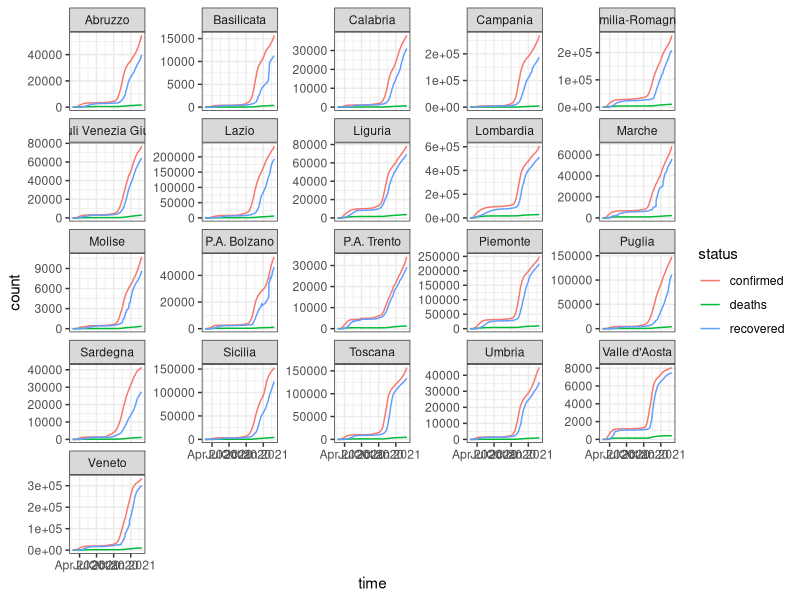

Here is the R script that generated this plot:

library(tidyverse)

covid_tbl <- read_csv('data/covid-ita-regions.csv')
covid_tbl

covid_status <- covid_tbl %>% 
  select(time, region = region_name, confirmed, recovered, deaths) %>% 
  arrange(time, region)

# Long version 
status_long <- covid_status %>% 
  pivot_longer(c(confirmed, recovered, deaths), names_to = 'status', values_to = 'count')

## Plot
status_long %>% 
  ggplot(aes(x = time, y = count, color = status)) +
  geom_line() + 
  facet_wrap( ~ region, scales = 'free_y') + 
  theme_bw()



# pivot_wider
status_wide <- status_long %>% 
  pivot_wider(names_from = status, values_from = count)

library(lubridate)

covid_tbl %>% 
  mutate(month = month(time, label = T)) %>% 
  group_by(month, region_name) %>% 
  summarise(hosp = sum(hosp)) %>% 
  pivot_wider(names_from = month, values_from = hosp)
  
















